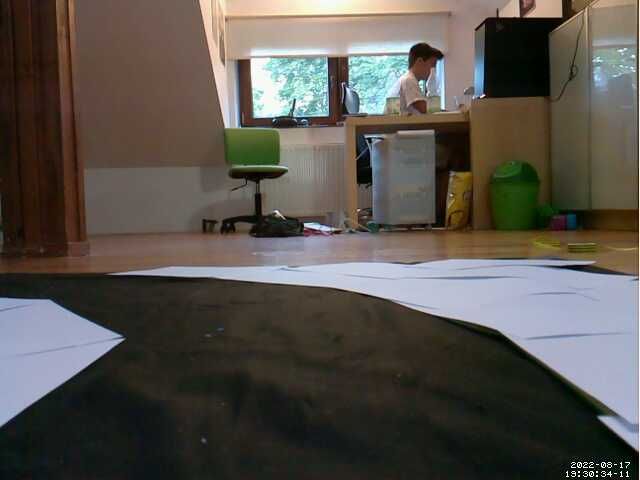
#> input picture legacy/img/test4.png, 640 x 480 px, found by its file name
$ python lineDetectionAdvanced2.py
#> lines starting #> are read from the running program, lines starting #| are printed output that depends on the picture; after the words box and inside, x2 and y2 are one past the last pixel; in counts of white or black regions, pixels touching at a corner belong together
import cv2
import numpy as np

def canny(image):
    img_gray=cv2.cvtColor(image, cv2.COLOR_RGB2GRAY)
    img_blur=cv2.GaussianBlur(img_gray, (5, 5), 0)
    img_cann=cv2.Canny(img_blur, 100, 300)
    return img_cann

def displayLine(image, lines, color=(0, 0, 255)):
    line_image= np.zeros_like(image)
    if lines is not None:
        for line in lines:
            x1,y1,x2,y2=line.reshape(4)
            cv2.line(line_image,(x1,y1),(x2,y2),(0,0,255),8)
    return line_image

def regionOfIntrest(image, normal=0):
    height, width = image.shape
    if normal==1:
        area=np.array([[(70,120), (570,120), (width // 2, height + 45)]])
    else:
        area=np.array([[(0, height), (width - 3, height), (width - 3, int(height * (1 / 2))),(0, int(height * (1 / 2)))]])  # stworzenie prostokąta o punktach
    mask=np.zeros_like(image) #puste zdjęcie o wymiarach oryginału
    cv2.fillPoly(mask,area,255) #wypełnienie pustego zdjęcia białym kolorem wedłóg zadanego kształtu
    img_mask=cv2.bitwise_and(image,mask) #operacja and na podanych obrazach
    return img_mask

def makeCoords(image, line_params):
    slope, intercept = line_params
    y1 = image.shape[0]
    y2 = int(y1*(3/5))
    x1=int((y1-intercept)/slope)
    x2=int((y2-intercept)/slope)
    return np.array([x1,y1,x2,y2])

# [8 lines left out: function makeCordsBird, not called in this run]

def avarageSlopeIntersect(image, lines): #wyciąganie średniej z lini
    leftFit=[] #lewy pas
    rightFit=[] #prawy pas
    for line in lines:
        x1, y1, x2, y2 = line.reshape(4)
        parameters= np.polyfit((x1,x2),(y1,y2), 1)
        slope = parameters[0] #nachylenie linii
        intercept = parameters[1]
        if slope < -0.1: #jeżeli funkcja rosnąca
            leftFit.append((slope, intercept)) #dodaj linie do lewego pasa
        elif slope > 0.1:
            rightFit.append((slope, intercept)) #jeżeli funkcja malejąca dodaj linie do prawego pasa
        else:
            pass
    leftFitAvarage = np.average(leftFit, axis=0) #średnia
    rightFitAverage = np.average(rightFit, axis=0) #średnia
    leftLine = makeCoords(image, leftFitAvarage) #koordynaty lini
    rightLine = makeCoords(image, rightFitAverage) #koordynaty lini
    #print(leftLine, 'left')
    #print(rightLine, 'right')
    return np.array([leftLine, rightLine])

def perspectiveWarp(img):
    IMAGE_H, IMAGE_W, _=img.shape
    src=np.float32([[0, IMAGE_H], [IMAGE_W, IMAGE_H], [0, 0], [IMAGE_W, 0]])
    dst=np.float32([[296, IMAGE_H+45], [340, IMAGE_H+45], [0, 0], [IMAGE_W, 0]])
    M=cv2.getPerspectiveTransform(src, dst)  # The transformation matrix
    img=img[IMAGE_H//2:IMAGE_H, 0:IMAGE_W]  # Apply np slicing for ROI crop
    warped_img=cv2.warpPerspective(img, M, (IMAGE_W, IMAGE_H))  # Image warping
    return warped_img

def avarageSlopeBird(image, lines, qual=3):
    #TODO: usunięcie stref
    height, width, _ = image.shape
    areas=[[]for i in range(qual)]
    lane1=[]
    lane2=[]
    threshold=100
    # podzielenie punktów wedłóg "wysokości"
    for line in lines:
        x1, y1, x2, y2=line.reshape(4)
        cell=((y1+y2)//2)//(height//qual) #wyliczenie w której części ekranu znajduje się środek wysokości lini
        areas[cell].append([x1,y1])
        areas[cell].append([x2,y2])
    for areaNr in range(qual-1,-1,-1):
        area=areas[areaNr]
        print(area)
        if area != []:
            area=sorted(area, key=lambda x: x[1],reverse=True)
            carret=area[0]
            lane1.append(carret)
            for pointNr in range(1,len(area)):
                if abs(area[pointNr][0]-carret[0])<threshold:
                    lane1.append(area[pointNr])
                    carret=area[pointNr]
                else: lane2.append(area[pointNr])
            for point in range(len(lane2)-1,0,-1):
                if abs(lane2[point][0]-lane2[point-1][0])>threshold:
                    lane2.pop(point)
    return [lane1,lane2]

def displayPoints(image, points):
    line_image=np.zeros_like(image)
    for line in points:
        p1=''
        for point in line:
            if p1 != '': cv2.line(image,p1,(point[0],point[1]),(255,0,0),6)
            p1=point
            cv2.circle(line_image,(point[0],point[1]),2,(0,0,255),6)
    return line_image


def AnalizeForLines(image, normal):
    if normal==1: image=perspectiveWarp(image)
    img_cann=canny(image)  # zastosowanie metody canny
    img_crop=regionOfIntrest(img_cann,normal)  # przycięcie zdjęcia

    if normal==0: lines=cv2.HoughLinesP(img_crop, 1, np.pi / 180, 70, None, minLineLength=45, maxLineGap=20)
    else: lines=cv2.HoughLinesP(img_crop, 2, np.pi / 180, 20, None, minLineLength=10, maxLineGap=20)  # wykrycie lini
    if normal==0: avaraged_lines=avarageSlopeIntersect(image, lines)
    else: avaraged_lines=avarageSlopeBird(image, lines)
    if normal==0: image_lines=displayLine(image, avaraged_lines)
    else: image_lines=displayPoints(image, avaraged_lines)
    # img_line2=displayLines(image, lines,(255, 0, 0)) # wydrukowanie lini na czarnym tle
    img_comb=cv2.addWeighted(image, 0.8, image_lines, 1, 1, 1)
    # img_comb2=cv2.addWeighted(image,.8, img_comb,1,1,1)
    return img_comb, img_crop

frame=cv2.imread('img/test4.png')
#> frame is the input picture: shape (480, 640, 3); mean B, G, R 76.7, 83.1, 87.8
i1, i2 = AnalizeForLines(frame,0)
#> in canny, `img_cann=cv2.Canny(img_blur, 100, 300)`:
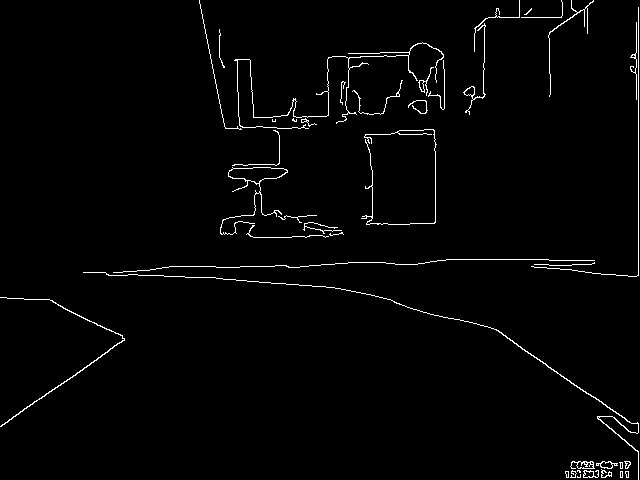
#> img_cann: shape (480, 640); 1.8% white in thin lines or dots
#> in regionOfIntrest, `cv2.fillPoly(mask,area,255)`:
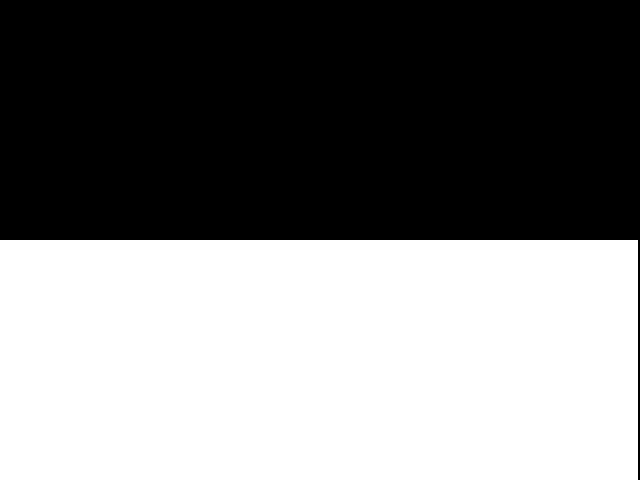
#> mask: shape (480, 640); 49.8% white; 1 white region, box (x1, y1, x2, y2) and area: (0, 240, 638, 480) 153120
#> in AnalizeForLines, `if normal==0: lines=cv2.HoughLinesP(img_crop, 1, np.pi / 180, 70, None..`: lines = [[216, 267, 286, 265], [223, 279, 340, 288], [0, 426, 124, 339], [518, 346, 632, 423], [321, 264, 384, 262], [500, 259, 594, 260], [128, 274, 258, 281], [531, 266, 634, 276]]
#> the loop in avarageSlopeIntersect, `for line in lines:` made 8 passes
#> (x1, y1, x2, y2, slope, intercept) on passes 1 to 8: (216, 267, 286, 265, -0.0286, 273.2), (223, 279, 340, 288, 0.0769, 261.8), (0, 426, 124, 339, -0.702, 426), (518, 346, 632, 423, 0.675, -3.88), (321, 264, 384, 262, -0.0317, 274.2), (500, 259, 594, 260, 0.0106, 253.7), (128, 274, 258, 281, 0.0538, 267.1), (531, 266, 634, 276, 0.0971, 214.4)
#> after the loop in avarageSlopeIntersect, `for line in lines:`: leftFit = [(-0.702, 426)]; rightFit = [(0.675, -3.88)]
#> in avarageSlopeIntersect, `leftFitAvarage = np.average(leftFit, axis=0)`: leftFitAvarage = [-0.702, 426]
#> in avarageSlopeIntersect, `rightFitAverage = np.average(rightFit, axis=0)`: rightFitAverage = [0.675, -3.88]
#> in makeCoords, `slope, intercept = line_params`: slope = -0.702; intercept = 426
#> in makeCoords, `x1=int((y1-intercept)/slope)`: x1 = -76
#> in makeCoords, `x2=int((y2-intercept)/slope)`: x2 = 196
#> in avarageSlopeIntersect, `leftLine = makeCoords(image, leftFitAvarage)`: leftLine = [-76, 480, 196, 288]
#> in avarageSlopeIntersect, `rightLine = makeCoords(image, rightFitAverage)`: rightLine = [716, 480, 432, 288]
#> in AnalizeForLines, `if normal==0: avaraged_lines=avarageSlopeIntersect(image, lines)`: avaraged_lines = [[-76, 480, 196, 288], [716, 480, 432, 288]]
#> the loop in displayLine, `for line in lines:` made 2 passes
#> in AnalizeForLines, `img_comb=cv2.addWeighted(image, 0.8, image_lines, 1, 1, 1)`:
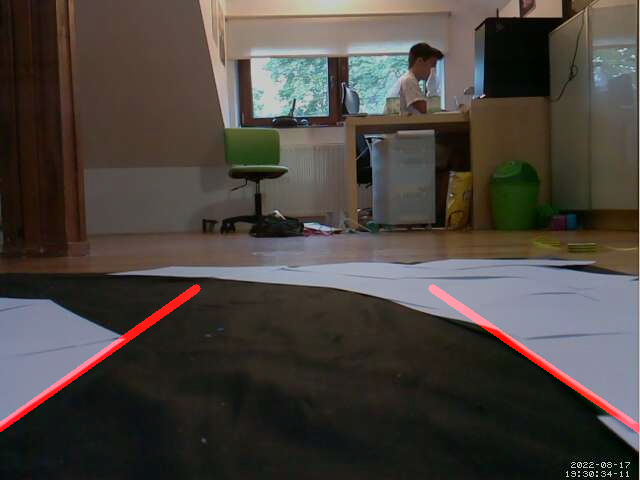
#> img_comb: shape (480, 640, 3); mean B, G, R 62.4, 67.4, 73.7
cv2.imshow("normal",i1)
cv2.imshow("normal_canny",i2)
i3, i4 = AnalizeForLines(frame,1)
#> call 2 of AnalizeForLines, with normal = 1
#> in perspectiveWarp, `M=cv2.getPerspectiveTransform(src, dst)`: M = [[1, 8.97, 0], [0, 15.91, 0], [0, 0.0282, 1]]
#> in perspectiveWarp, `img=img[IMAGE_H//2:IMAGE_H, 0:IMAGE_W]`:
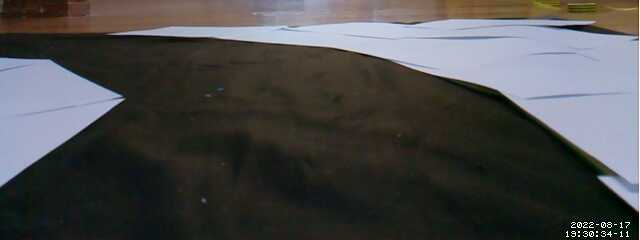
#> img: shape (240, 640, 3); mean of channels 0, 1, 2 74.5, 74.4, 74.5; drawn as B, G, R
#> call 2 of regionOfIntrest, with normal = 1
#> in regionOfIntrest (call 2), `img_mask=cv2.bitwise_and(image,mask)`:
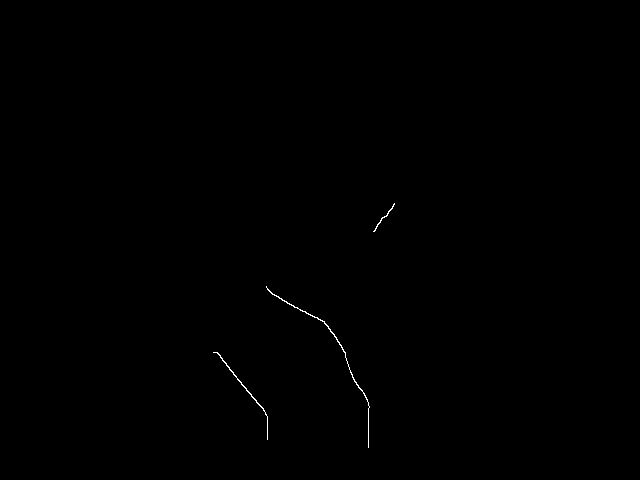
#> img_mask: shape (480, 640); 0.14% white in thin lines or dots, all inside (x1, y1, x2, y2) = (213, 203, 395, 448)
#> in AnalizeForLines (call 2), `else: lines=cv2.HoughLinesP(img_crop, 2, np.pi / 180, 20, None, minLin..`: lines = 13 rows, first 6: [217, 352, 265, 412], [272, 294, 325, 323], [336, 337, 368, 409], [328, 326, 334, 336], [376, 226, 392, 208], [348, 366, 369, 406]
#> the loop in avarageSlopeBird, `for line in lines:` made 13 passes
#> (x1, y1, x2, y2, cell) on passes 1 to 8: (217, 352, 265, 412, 2), (272, 294, 325, 323, 1), (336, 337, 368, 409, 2), (328, 326, 334, 336, 2), (376, 226, 392, 208, 1), (348, 366, 369, 406, 2), (368, 439, 369, 407, 2), (267, 439, 267, 416, 2)
#> in AnalizeForLines (call 2), `else: avaraged_lines=avarageSlopeBird(image, lines)`: avaraged_lines = 2 items
#> the loop in displayPoints, `for line in points:` made 2 passes
#> after the loop in displayPoints, `for line in points:`:
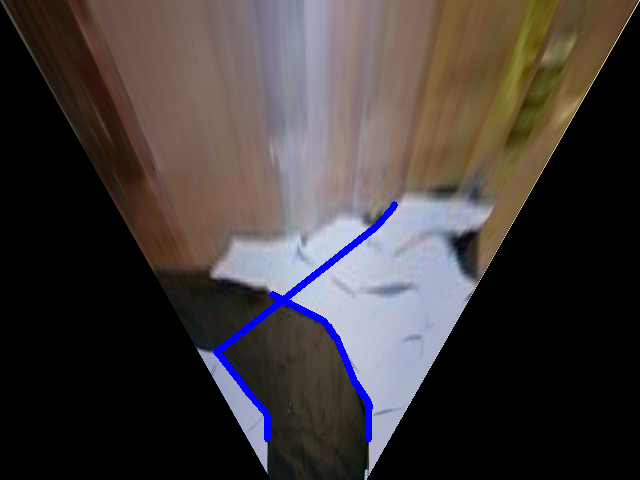
#> image: shape (480, 640, 3); mean of channels 0, 1, 2 57.9, 58.4, 65.1; drawn as B, G, R
#> in AnalizeForLines (call 2), `img_comb=cv2.addWeighted(image, 0.8, image_lines, 1, 1, 1)`:
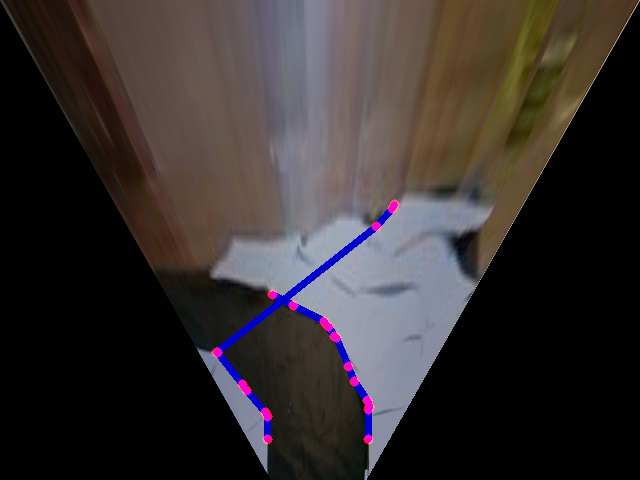
#> img_comb: shape (480, 640, 3); mean of channels 0, 1, 2 47.3, 47.7, 54.1; drawn as B, G, R
cv2.imshow("warped",i3)
cv2.imshow("warped_canny",i4)
cv2.waitKey()

$ run again, with legacy/img/test32.png copied over legacy/img/test4.png
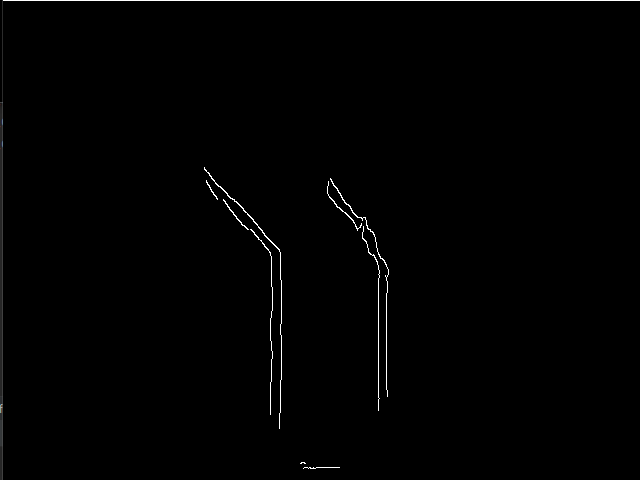
#> input picture legacy/img/test32.png, 640 x 480 px, found by its file name
#> frame is the input picture: shape (480, 640, 3); mean B, G, R 1.7, 1.7, 1.7
#> img_cann: shape (480, 640); 1.1% white in thin lines or dots
#> mask: shape (480, 640); 49.8% white; 1 white region, box (x1, y1, x2, y2) and area: (0, 240, 638, 480) 153120
#> img_mask: shape (480, 640); 0.59% white in thin lines or dots, all inside (x1, y1, x2, y2) = (0, 240, 390, 480)
#> in AnalizeForLines, `if normal==0: lines=cv2.HoughLinesP(img_crop, 1, np.pi / 180, 70, None..`: lines = [[3, 479, 3, 240], [377, 411, 377, 241], [379, 411, 379, 251], [280, 378, 280, 281], [269, 415, 271, 288], [385, 390, 385, 259], [387, 396, 387, 263], [282, 380, 282, 279], [279, 428, 279, 379], [269, 241, 270, 287], [272, 285, 272, 240]]
#> the loop in avarageSlopeIntersect, `for line in lines:` made 11 passes
#> (x1, y1, x2, y2, slope, intercept) on passes 1 to 8: (3, 479, 3, 240, 59.92, 179.7), (377, 411, 377, 241, 0.432, 163), (379, 411, 379, 251, 0.437, 165.5), (280, 378, 280, 281, 0.588, 164.8), (269, 415, 271, 288, -63.5, 17496.5), (385, 390, 385, 259, 0.421, 162.2), (387, 396, 387, 263, 0.426, 164.7), (282, 380, 282, 279, 0.584, 164.7)
#> after the loop in avarageSlopeIntersect, `for line in lines:`: leftFit = [(-63.5, 17496.5)]; rightFit = [(59.92, 179.7), (0.432, 163), (0.437, 165.5), (0.588, 164.8), (0.421, 162.2), (0.426, 164.7), (0.584, 164.7), (0.723, 201.7), (46, -12133), (0.483, 131.2)]
#> leftFitAvarage = [-63.5, 17496.5]
#> rightFitAverage = [11, -1063.5]
#> in makeCoords, `slope, intercept = line_params`: slope = -63.5; intercept = 17496.5
#> in makeCoords, `x1=int((y1-intercept)/slope)`: x1 = 267
#> in makeCoords, `x2=int((y2-intercept)/slope)`: x2 = 270
#> leftLine = [267, 480, 270, 288]
#> rightLine = [140, 480, 122, 288]
#> in AnalizeForLines, `if normal==0: avaraged_lines=avarageSlopeIntersect(image, lines)`: avaraged_lines = [[267, 480, 270, 288], [140, 480, 122, 288]]
#> the loop in displayLine, `for line in lines:` made 2 passes
#> after the loop in displayLine, `for line in lines:`:
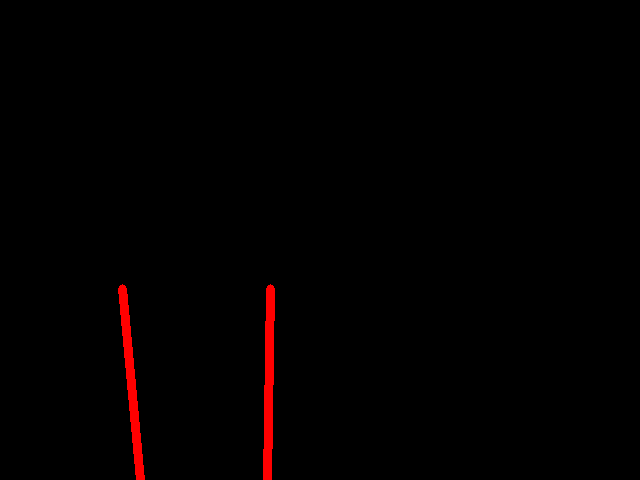
#> line_image: shape (480, 640, 3); mean of channels 0, 1, 2 0, 0, 2.9; drawn as B, G, R
#> M = [[1, 8.97, 0], [0, 15.91, 0], [0, 0.0282, 1]]
#> img_cann: shape (480, 640); 0.73% white in thin lines or dots, all inside (x1, y1, x2, y2) = (259, 0, 377, 448)
#> mask: shape (480, 640); 32.7% white; 1 white region, box (x1, y1, x2, y2) and area: (70, 120, 571, 480) 100440
#> img_mask: shape (480, 640); 0.42% white in thin lines or dots, all inside (x1, y1, x2, y2) = (277, 120, 367, 448)
#> in AnalizeForLines (call 2), `else: lines=cv2.HoughLinesP(img_crop, 2, np.pi / 180, 20, None, minLin..`: lines = 24 rows, first 6: [295, 214, 302, 305], [354, 161, 356, 120], [286, 120, 300, 310], [352, 293, 352, 224], [359, 211, 366, 120], [358, 191, 362, 127]
#> the loop in avarageSlopeBird, `for line in lines:` made 24 passes
#> (x1, y1, x2, y2, cell) on passes 1 to 8: (295, 214, 302, 305, 1), (354, 161, 356, 120, 0), (286, 120, 300, 310, 1), (352, 293, 352, 224, 1), (359, 211, 366, 120, 1), (358, 191, 362, 127, 0), (282, 132, 292, 245, 1), (356, 269, 356, 237, 1)
#> in AnalizeForLines (call 2), `else: avaraged_lines=avarageSlopeBird(image, lines)`: avaraged_lines = 2 items
#> the loop in displayPoints, `for line in points:` made 2 passes
#> in AnalizeForLines (call 2), `img_comb=cv2.addWeighted(image, 0.8, image_lines, 1, 1, 1)`:
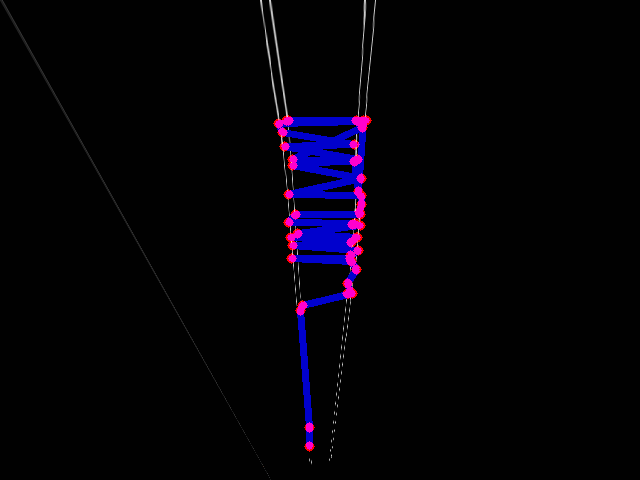
#> img_comb: shape (480, 640, 3); mean of channels 0, 1, 2 8, 1.7, 4; drawn as B, G, R

$ run again, with legacy/img/test2.0.png copied over legacy/img/test4.png
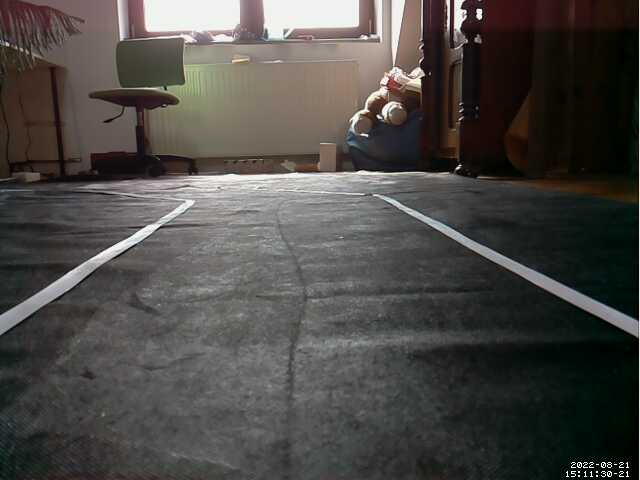
#> input picture legacy/img/test2.0.png, 640 x 480 px, found by its file name
#> frame is the input picture: shape (480, 640, 3); mean B, G, R 70.2, 73.3, 76
#> in canny, `img_cann=cv2.Canny(img_blur, 100, 300)`:
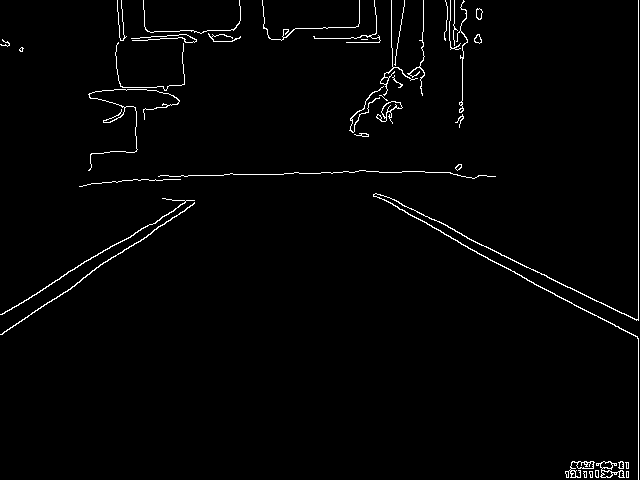
#> img_cann: shape (480, 640); 1.7% white in thin lines or dots
#> mask: shape (480, 640); 49.8% white; 1 white region, box (x1, y1, x2, y2) and area: (0, 240, 638, 480) 153120
#> img_mask: shape (480, 640); 0.44% white in thin lines or dots, all inside (x1, y1, x2, y2) = (0, 240, 638, 478)
#> in AnalizeForLines, `if normal==0: lines=cv2.HoughLinesP(img_crop, 1, np.pi / 180, 70, None..`: lines = [[458, 242, 637, 338], [471, 240, 636, 320], [1, 314, 114, 244], [1, 334, 85, 277], [473, 240, 635, 319], [590, 312, 637, 337]]
#> the loop in avarageSlopeIntersect, `for line in lines:` made 6 passes
#> (x1, y1, x2, y2, slope, intercept) on passes 1 to 6: (458, 242, 637, 338, 0.536, -3.63), (471, 240, 636, 320, 0.485, 11.64), (1, 314, 114, 244, -0.619, 314.6), (1, 334, 85, 277, -0.679, 334.7), (473, 240, 635, 319, 0.488, 9.34), (590, 312, 637, 337, 0.532, -1.83)
#> after the loop in avarageSlopeIntersect, `for line in lines:`: leftFit = [(-0.619, 314.6), (-0.679, 334.7)]; rightFit = [(0.536, -3.63), (0.485, 11.64), (0.488, 9.34), (0.532, -1.83)]
#> leftFitAvarage = [-0.649, 324.6]
#> rightFitAverage = [0.51, 3.88]
#> in makeCoords, `slope, intercept = line_params`: slope = -0.649; intercept = 324.6
#> in makeCoords, `x1=int((y1-intercept)/slope)`: x1 = -239
#> in makeCoords, `x2=int((y2-intercept)/slope)`: x2 = 56
#> leftLine = [-239, 480, 56, 288]
#> rightLine = [933, 480, 556, 288]
#> in AnalizeForLines, `if normal==0: avaraged_lines=avarageSlopeIntersect(image, lines)`: avaraged_lines = [[-239, 480, 56, 288], [933, 480, 556, 288]]
#> the loop in displayLine, `for line in lines:` made 2 passes
#> M = [[1, 8.97, 0], [0, 15.91, 0], [0, 0.0282, 1]]
#> img_cann: shape (480, 640); 0.9% white in thin lines or dots, all inside (x1, y1, x2, y2) = (123, 0, 640, 429)
#> mask: shape (480, 640); 32.7% white; 1 white region, box (x1, y1, x2, y2) and area: (70, 120, 571, 480) 100440
#> img_mask: shape (480, 640); 0.33% white in thin lines or dots, all inside (x1, y1, x2, y2) = (150, 120, 570, 385)
#> in AnalizeForLines (call 2), `else: lines=cv2.HoughLinesP(img_crop, 2, np.pi / 180, 20, None, minLin..`: lines = 14 rows, first 6: [420, 363, 452, 136], [407, 378, 421, 264], [170, 141, 221, 364], [150, 120, 201, 324], [421, 271, 433, 165], [183, 203, 198, 268]
#> the loop in avarageSlopeBird, `for line in lines:` made 14 passes
#> (x1, y1, x2, y2, cell) on passes 1 to 8: (420, 363, 452, 136, 1), (407, 378, 421, 264, 2), (170, 141, 221, 364, 1), (150, 120, 201, 324, 1), (421, 271, 433, 165, 1), (183, 203, 198, 268, 1), (542, 166, 569, 121, 0), (436, 143, 439, 122, 0)
#> in AnalizeForLines (call 2), `else: avaraged_lines=avarageSlopeBird(image, lines)`: avaraged_lines = 2 items
#> the loop in displayPoints, `for line in points:` made 2 passes
#> in AnalizeForLines (call 2), `img_comb=cv2.addWeighted(image, 0.8, image_lines, 1, 1, 1)`:
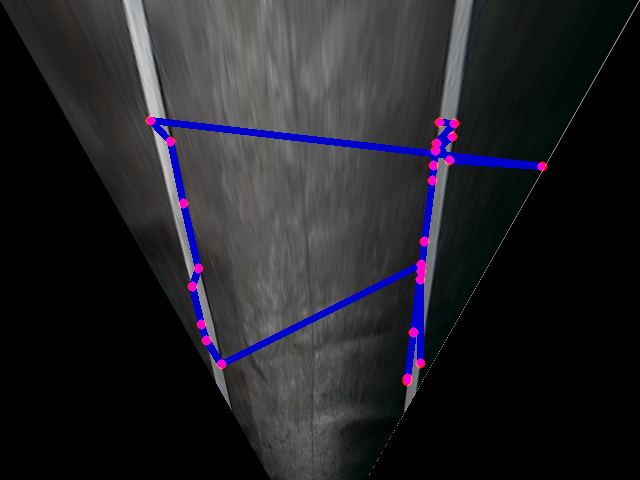
#> img_comb: shape (480, 640, 3); mean of channels 0, 1, 2 40.2, 34.7, 35.4; drawn as B, G, R
